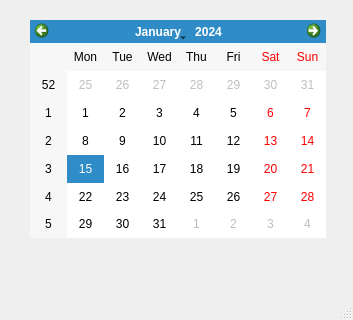
<?xml version="1.0" encoding="UTF-8"?>
<ui version="4.0">
 <class>MainWindow</class>
 <widget class="QMainWindow" name="MainWindow">
  <property name="geometry">
   <rect>
    <x>0</x>
    <y>0</y>
    <width>353</width>
    <height>320</height>
   </rect>
  </property>
  <property name="windowTitle">
   <string>MainWindow</string>
  </property>
  <widget class="QWidget" name="centralwidget">
   <widget class="QCalendarWidget" name="calendarWidget">
    <property name="geometry">
     <rect>
      <x>30</x>
      <y>20</y>
      <width>296</width>
      <height>218</height>
     </rect>
    </property>
   </widget>
  </widget>
  <widget class="QMenuBar" name="menubar">
   <property name="geometry">
    <rect>
     <x>0</x>
     <y>0</y>
     <width>353</width>
     <height>26</height>
    </rect>
   </property>
  </widget>
  <widget class="QStatusBar" name="statusbar"/>
 </widget>
 <resources/>
 <connections/>
</ui>
